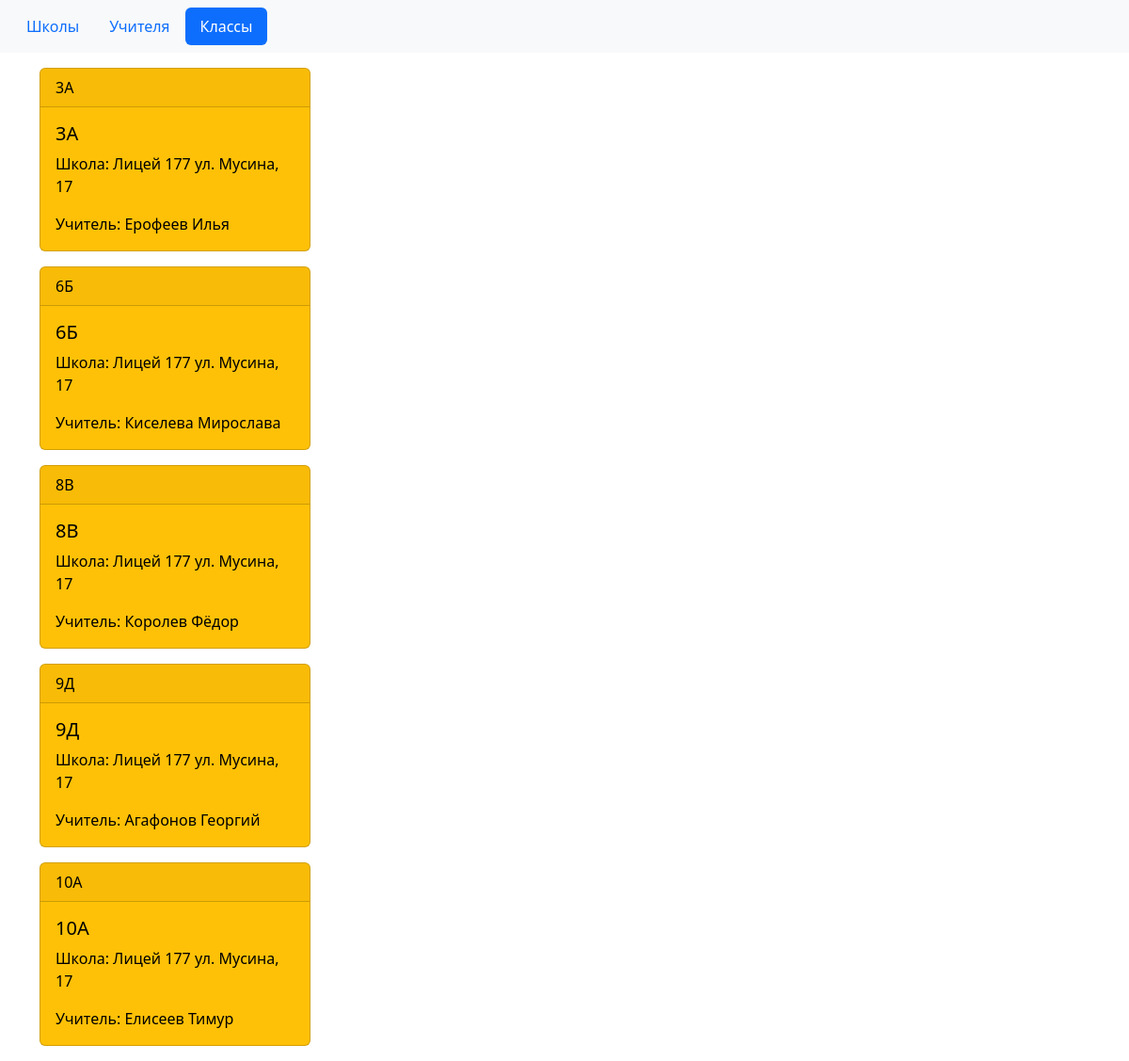
The app's page /groups/ with its own data.
### core/models.py (models this page shows, shortened)
class Group(models.Model):
    name = models.CharField('Класс', max_length=10)
    teacher = models.ForeignKey('Teacher', on_delete=models.CASCADE, null=True)
    school = models.ForeignKey('School', on_delete=models.CASCADE, null=True)
    class Meta:
        verbose_name = 'Класс'
        verbose_name_plural = 'Класс'

class School(models.Model):
    name = models.CharField('Название', max_length=100)
    address = models.CharField('Адрес', max_length=50, default='address')
    contactPhone = models.CharField('Контактный телефон', max_length=100, default='phone')
    class Meta:
        verbose_name = 'Школа'
        verbose_name_plural = 'Школа'

class Teacher(models.Model):
    surname = models.CharField('Фамилия', max_length=250)
    name = models.CharField('Имя', max_length=250)
    lastname = models.CharField('Отчество', max_length=250, null=True)
    phone = models.CharField('Номер телефона', max_length=50, null=True)
    email = models.CharField('Электронная почта', max_length=50, default='email')
    login = models.CharField('Логин', max_length=150, default='login')
    password = models.CharField('Пароль', max_length=150, default='password')
    school = models.ForeignKey('School', on_delete=models.CASCADE, null=True)
    subject = models.ForeignKey('Subject', on_delete=models.CASCADE, null=True)
    class Meta:
        verbose_name = 'Учитель'
        verbose_name_plural = 'Учитель'

### core/views.py (the view)
# urls.py: path('groups/', views.GroupList.as_view(), name='groups'),
class GroupList(ListView):
    model = models.Group
    context_object_name = "groups"
    template_name = 'core/groups.html'

### core/templates/core/groups.html (shortened to what this page needs)
<!doctype html>
<html lang="en">
<head>
    <link href="https://cdn.jsdelivr.net/npm/bootstrap@5.3.3/dist/css/bootstrap.min.css" rel="stylesheet"
>
</head>
<body>
<nav class="navbar navbar-expand-lg bg-body-tertiary">
    <div class="container-fluid">
        <ul class="nav nav-pills">
            <li class="nav-item">
                <a class="nav-link" href="{% url 'schools' %}">Школы</a>
            </li>
            <li class="nav-item">
                <a class="nav-link" href="{% url 'teachers' %}">Учителя</a>
            </li>
            <li class="nav-item">
                <a class="nav-link active" aria-current="page" href="{% url 'groups' %}">Классы</a>
            </li>
        </ul>
    </div>
</nav>
<div class="container mt-3">
    <div class="row">
        <div class="col-md-12">
            {% for item in groups %}
            <div class="card text-bg-warning mb-3" style="max-width: 18rem;">
                <div class="card-header"> {{ item.name }}</div>
                <div class="card-body">
                    <h5 class="card-title"> {{ item.name }} </h5>
                    <p class="card-text">Школа: {{ item.school.name }} {{ item.school.address }} </p>
                    <p class="card-text">Учитель: {{ item.teacher.surname }} {{ item.teacher.name }} </p>
                </div>
            </div>
            {% endfor %}
        </div>
    </div>
</div>
</body>
</html>

### records on screen
Group: name "3А", school.name "Лицей 177", school.address "ул. Мусина, 17", teacher.surname "Ерофеев", teacher.name "Илья"
Group: name "6Б", school.name "Лицей 177", school.address "ул. Мусина, 17", teacher.surname "Киселева", teacher.name "Мирослава"
Group: name "8В", school.name "Лицей 177", school.address "ул. Мусина, 17", teacher.surname "Королев", teacher.name "Фёдор"
Group: name "9Д", school.name "Лицей 177", school.address "ул. Мусина, 17", teacher.surname "Агафонов", teacher.name "Георгий"
Group: name "10А", school.name "Лицей 177", school.address "ул. Мусина, 17", teacher.surname "Елисеев", teacher.name "Тимур"
